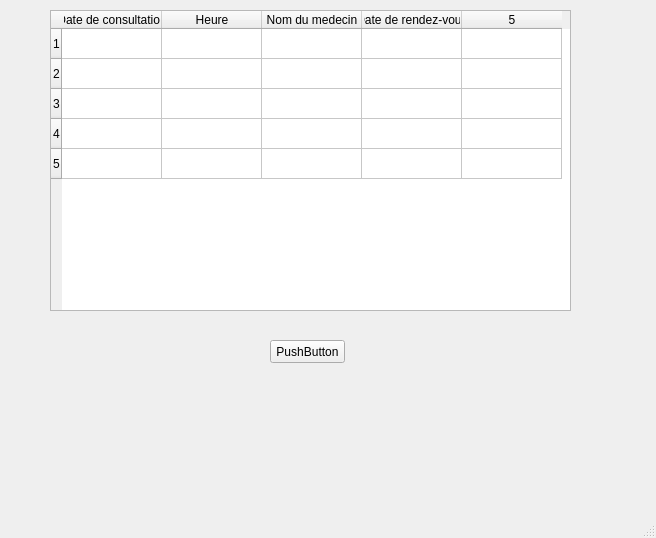
<?xml version="1.0" encoding="UTF-8"?>
<ui version="4.0">
 <class>liste_rdv</class>
 <widget class="QMainWindow" name="liste_rdv">
  <property name="geometry">
   <rect>
    <x>0</x>
    <y>0</y>
    <width>656</width>
    <height>538</height>
   </rect>
  </property>
  <property name="windowTitle">
   <string>Liste des patients</string>
  </property>
  <widget class="QWidget" name="centralwidget">
   <widget class="QTableWidget" name="liste_rdv_2">
    <property name="geometry">
     <rect>
      <x>50</x>
      <y>10</y>
      <width>521</width>
      <height>301</height>
     </rect>
    </property>
    <property name="rowCount">
     <number>5</number>
    </property>
    <property name="columnCount">
     <number>5</number>
    </property>
    <row/>
    <row/>
    <row/>
    <row/>
    <row/>
    <column>
     <property name="text">
      <string>Date de consultation</string>
     </property>
    </column>
    <column>
     <property name="text">
      <string>Heure</string>
     </property>
    </column>
    <column>
     <property name="text">
      <string>Nom du medecin</string>
     </property>
    </column>
    <column>
     <property name="text">
      <string>Date de rendez-vous</string>
     </property>
    </column>
    <column/>
   </widget>
   <widget class="QPushButton" name="pushButton">
    <property name="geometry">
     <rect>
      <x>270</x>
      <y>340</y>
      <width>75</width>
      <height>23</height>
     </rect>
    </property>
    <property name="text">
     <string>PushButton</string>
    </property>
   </widget>
  </widget>
  <widget class="QStatusBar" name="statusbar"/>
 </widget>
 <resources/>
 <connections/>
</ui>
